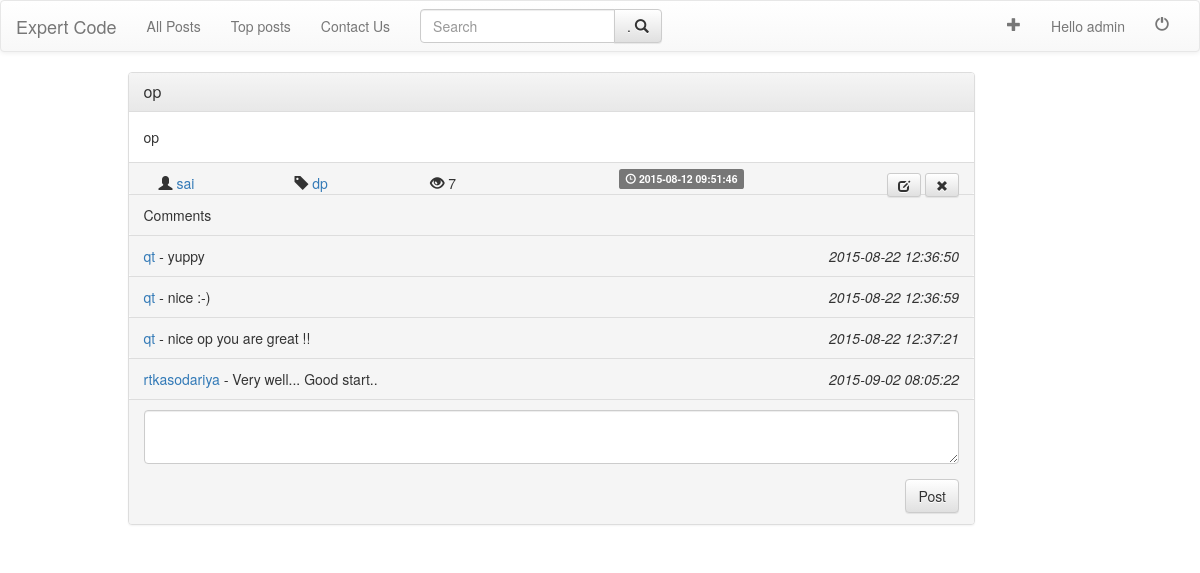
Page /10-blog/posts/view_post.php?id=2 (signed in) on the committed database.
### tables this page shows
CREATE TABLE IF NOT EXISTS `posts` (
  `post_id` int(11) NOT NULL,
  `post_title` varchar(200) NOT NULL,
  `post_desc` varchar(10000) NOT NULL,
  `post_time` timestamp NOT NULL DEFAULT CURRENT_TIMESTAMP ON UPDATE CURRENT_TIMESTAMP,
  `post_tag` varchar(40) NOT NULL,
  `post_author` varchar(40) NOT NULL
);

CREATE TABLE IF NOT EXISTS `user_post` (
  `post_author` varchar(40) NOT NULL,
  `post_id` int(11) NOT NULL,
  `post_likes` int(11) NOT NULL DEFAULT '0',
  `post_dislikes` int(11) NOT NULL,
  `post_comments` int(11) NOT NULL DEFAULT '0',
  `post_views` int(11) NOT NULL DEFAULT '0'
);

CREATE TABLE IF NOT EXISTS `comments` (
  `post_id` int(11) NOT NULL,
  `comment_id` int(11) NOT NULL,
  `comment_desc` varchar(500) NOT NULL,
  `comment_author` varchar(500) NOT NULL,
  `commentTime` timestamp NOT NULL DEFAULT CURRENT_TIMESTAMP ON UPDATE CURRENT_TIMESTAMP
);

### 10-blog/include/total_views.php (called while the page is built, shortened)
<?php
function increment_views($id , $author) {
  include("../db/dbconnect.php");
  $query="SELECT * FROM user_post WHERE post_id='$id' ";
  $result=mysqli_query($conn , $query);
  if($result==true) {
      if(mysqli_num_rows($result) == 1) {
          while($row = mysqli_fetch_assoc($result)) {
              $views=$row['post_views'];
              $views = $views + 1;
              $query="UPDATE user_post SET post_views='$views'  WHERE post_id='$id'";
              $res=mysqli_query($conn , $query);
              return $row['post_views'];
          }
      }
  } else {
      echo "Failed to load views";
  }
}
return 0;
?>

### 10-blog/include/frame_comment.php (the view)
<div class="panel-footer">
      <span>
            <a href=<?php echo "../users/profile.php?user=" . $comment['comment_author']; ?>>
                <?php echo $comment['comment_author']; ?>
            </a>
            <i>-</i>
          <?php echo $comment['comment_desc']; ?>
      </span>
    <span>
          <span class="pull-right"><i><?php echo $comment['commentTime']; ?></i></span>
      </span>
</div>

### 10-blog/include/frame_post.php
<?php
	include_once("bootstrap_cdn.php");
?>
<div class="container">
		<div class="row">
			<div class="col-md-9 col-md-offset-1">
			<div class="panel panel-default">
		  		<div class="panel-heading">
		    		<h3 class="panel-title">
		    			<a href=<?php echo "view_post.php?id="; echo $id; ?> ><?php echo $title; ?></a>
		    		</h3>
		  		</div>
		  		<div class="panel-body">
						<?php
							echo $desc;
		    		?>
		  		</div>
		  		<div class="panel-footer">
						<span class="col-sm-2">
				  			<span class="glyphicon glyphicon-user" aria-hidden="true"></span>
				  			<a href=<?php echo "../users/profile.php?user="; echo $author; ?> >
										<?php echo $author?>
				  			</a>
					</span>
					<span class="col-sm-2">
							<span class="glyphicon glyphicon-tag" aria-hidden="true"></span>
			  			<a href=<?php echo "view_post.php?tags="; echo $tags; ?> >
									<?php echo $tags;?>
			  			</a>
					</span>
						<span class="col-sm-3">
							<?php
								 if(isset($views)) {
									 echo "<span class='glyphicon glyphicon-eye-open' aria-hidden='true'></span>"." ".$views;
								 }
							?>
						</span>
		  			<span class="label label-default">
							<span class="glyphicon glyphicon-time" aria-hidden="true"></span> <?php echo $time ?>
						</span>
			  			<?php
			  				$delete_post_link='../posts/delete_post.php?post_id='.$id;
							if(isset($_SESSION['user_name']) ) {
								if($_SESSION['user_name']==$author || $_SESSION['user_type']=='admin') {
									echo "
									<span class='pull-right'>
									<a href='update_post.php?id=$id'  type=\"button\" class=\"btn btn-sm btn-default\">
										<i class=\"glyphicon glyphicon-edit\"></i>
									</a>
									<a href=$delete_post_link type=\"button\" class=\"btn btn-sm btn-default\">
										<i class=\"glyphicon glyphicon-remove\"></i>
									</a>
									</span>
									";
								}
							}
						?>
		  		</div>
			<?php
					if(isset($_REQUEST['id'])) {
							include("../posts/comments.php");
							if(isset($_SESSION['user_name']))
									include("../include/comment_form.php");
					}
			?>
			</div>
		</div>
		</div>
</div>

### 10-blog/posts/comments.php
<?php
$query = "SELECT * FROM comments WHERE post_id='$id'  ";
$result = mysqli_query($conn, $query);
if ($result) {
    echo "
        <div class='panel-footer'>Comments</div>";
    if (mysqli_num_rows($result) > 0) {
        while ($comment = mysqli_fetch_assoc($result)) {
            include("../include/frame_comment.php");
        }
    }
} else {
    echo "Query failed";
}
?>

### rows in the picture
posts: post_title "op", post_desc "op", post_author "sai", post_tag "dp", views "7", post_time "2015-08-12 09:51:46"
comments: comment_author "qt", comment_desc "yuppy", commentTime "2015-08-22 12:36:50"
comments: comment_author "qt", comment_desc "nice :-)", commentTime "2015-08-22 12:36:59"
comments: comment_author "qt", comment_desc "nice op you are great !!", commentTime "2015-08-22 12:37:21"
comments: comment_author "rtkasodariya", comment_desc "Very well... Good start..", commentTime "2015-09-02 08:05:22"

### other values in the picture
$user_name "admin"
